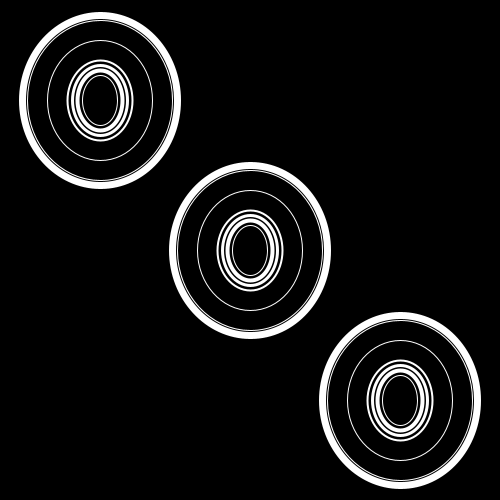
Frame 1 (no input)
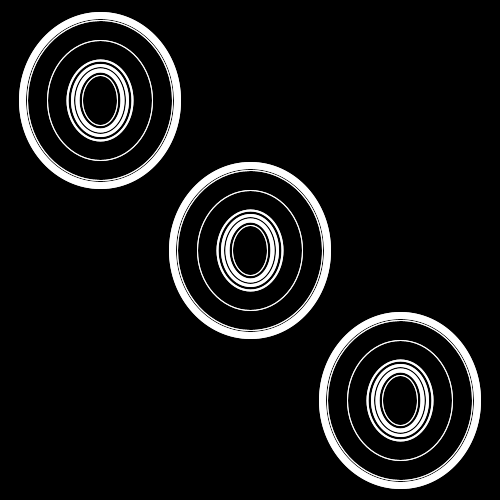
Frame 2 (the mouse pressed at the canvas centre, redrawn once)

The Processing sketch that drew these frames (run headless with seeded random() and noise(); the mouse was pressed at the canvas centre and the sketch redrawn once):

// Processing sketch: processing_84693
// ── processing_84693.pde

void setup()
{
  //SIZE
  //La taille en pixel du papier de la fenêtre est largeur= 500 hauteur= 500
  size(500,500);
  
  smooth();
 
  //BACKGROUND
  //Peindre le fond de notre fenetre (0)
  background(0);
}

void draw()
{
  //NOFILL
  //les formes suivantes ne seront pas remplies
  noFill();
  
  //STROKE
  //Les formes suivnates auront un contour blanc
  stroke(255);
  
  //ELLIPSE
  //Dessiné plusieurs ellipses
  
  strokeWeight(1);
  ellipse(250,250,35,50);
  strokeWeight(3);
  ellipse(250,250,55,70);
  strokeWeight(4);
  ellipse(250,250,45,60);
  strokeWeight(2);
  ellipse(250,250,65,80);
  strokeWeight(1);
  ellipse(250,250,105,120);
  strokeWeight(1);
  ellipse(250,250,145,160);
  strokeWeight(7);
  ellipse(250,250,155,170);
  
  
  
  strokeWeight(1);
  ellipse(100,100,35,50);
  strokeWeight(3);
  ellipse(100,100,55,70);
  strokeWeight(4);
  ellipse(100,100,45,60);
  strokeWeight(2);
  ellipse(100,100,65,80);
  strokeWeight(1);
  ellipse(100,100,105,120);
  strokeWeight(1);
  ellipse(100,100,145,160);
  strokeWeight(7);
  ellipse(100,100,155,170);
  
  strokeWeight(1);
  ellipse(400,400,35,50);
  strokeWeight(3);
  ellipse(400,400,55,70);
  strokeWeight(4);
  ellipse(400,400,45,60);
  strokeWeight(2);
  ellipse(400,400,65,80);
  strokeWeight(1);
  ellipse(400,400,105,120);
  strokeWeight(1);
  ellipse(400,400,145,160);
  strokeWeight(7);
  ellipse(400,400,155,170);
  
  noLoop();
}
